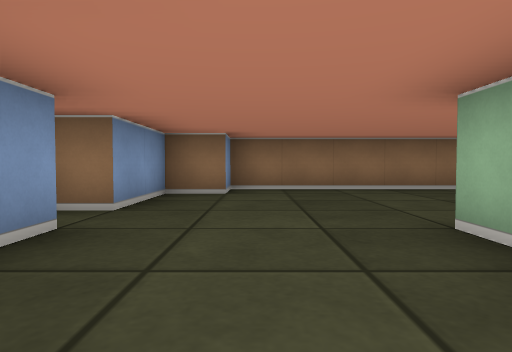
[1] (above)

19 first-person views from a walk through a cub3D maze. The camera is about half as high as the walls, tilts 2° down and sees 75° across. The floor is counted in squares. Each view is taken from the middle of a square. On the plan, view 1 faces up. The plan holds only what a view shows up to about 9 squares ahead; the rest is blank.

[2]
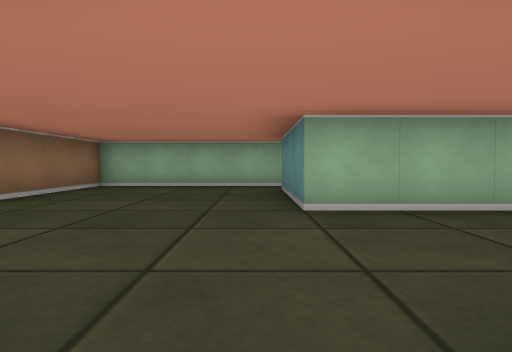

[3]
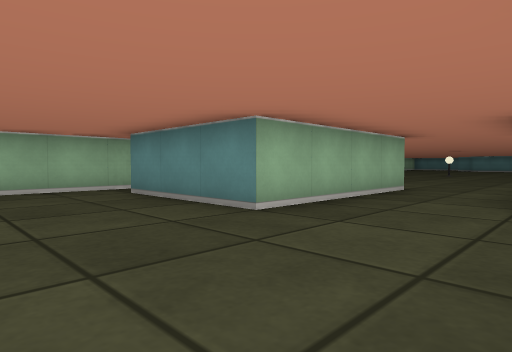

[4]
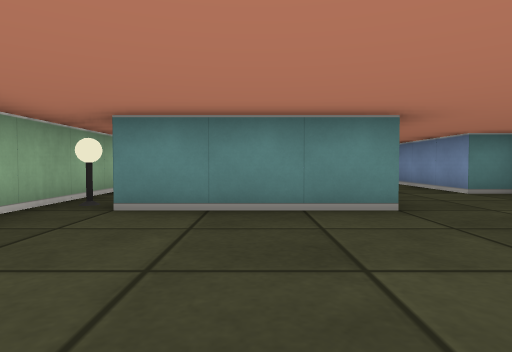

[5]
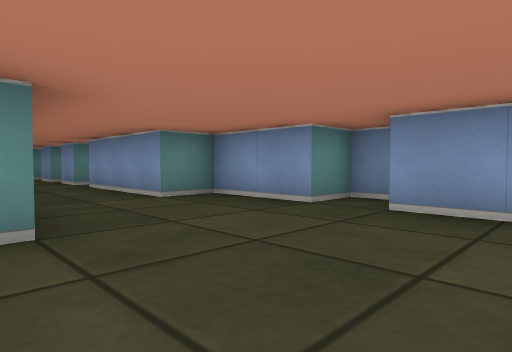

[6]
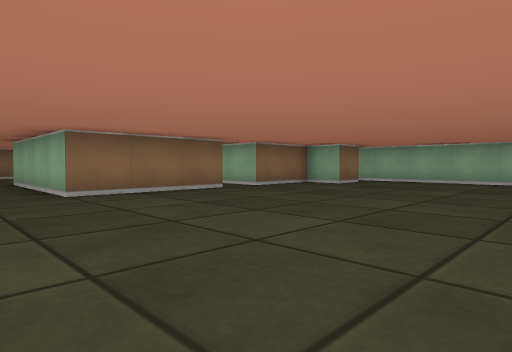

[7]
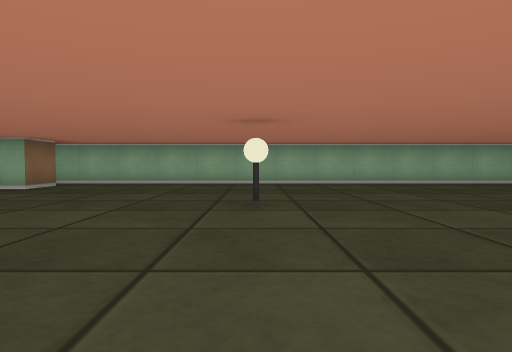

[8]
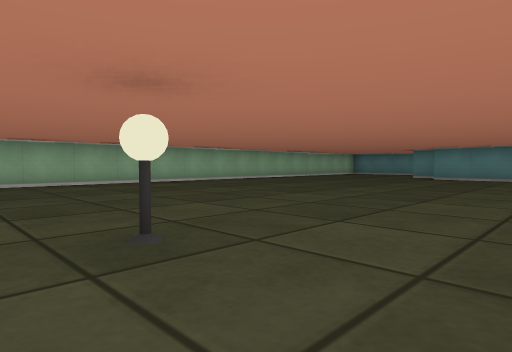

[9]
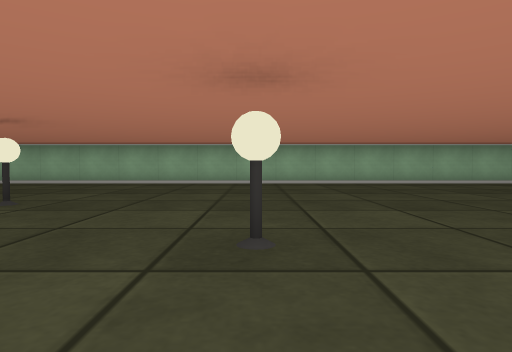

[10]
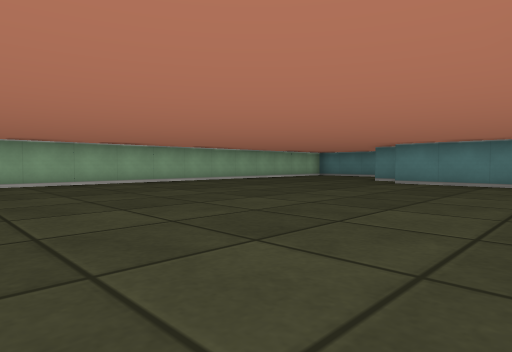

[11]
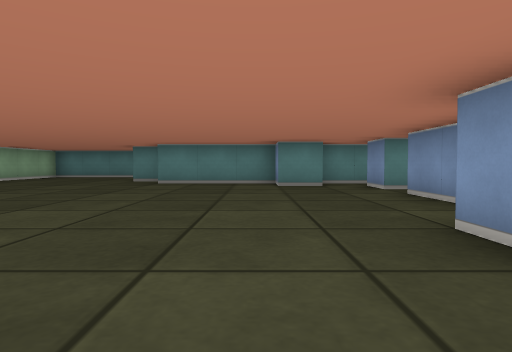

[12]
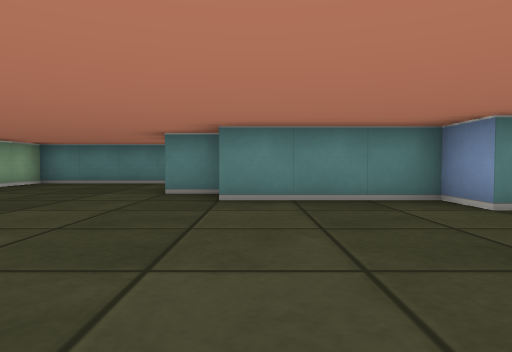

[13]
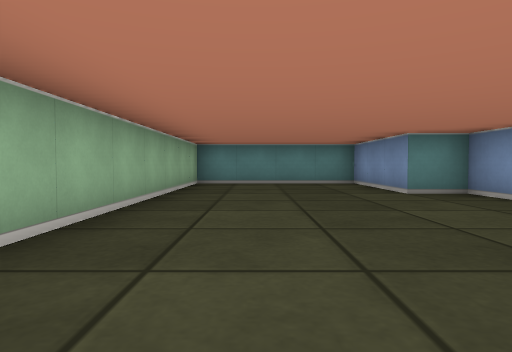

[14]
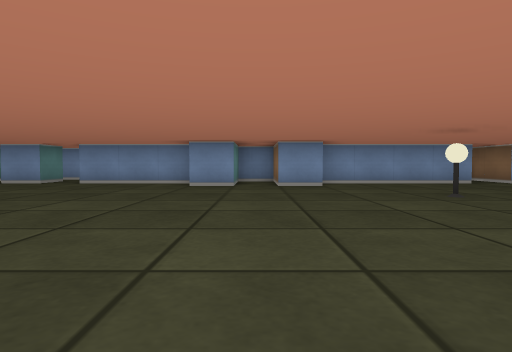

[15]
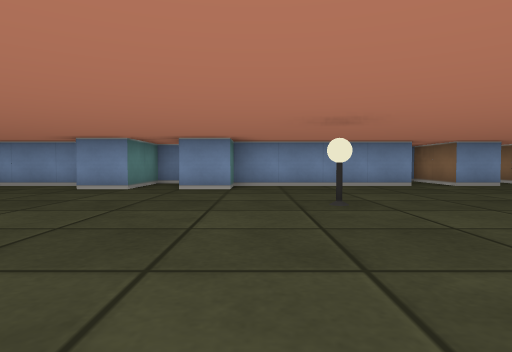

[16]
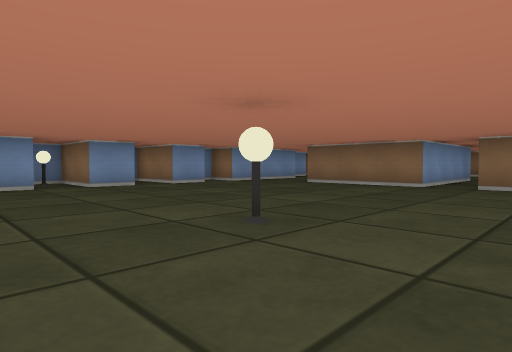

[17]
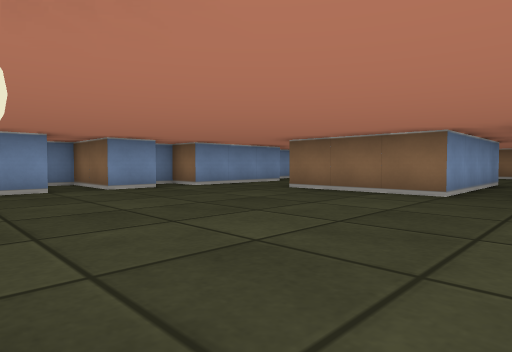

[18]
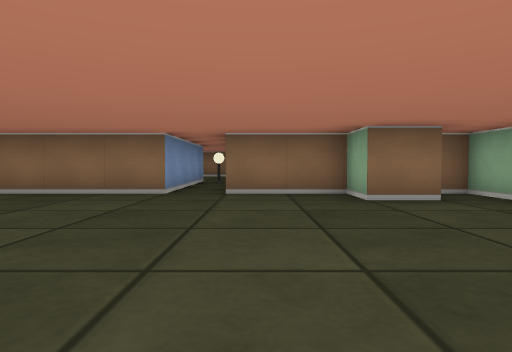

[19]
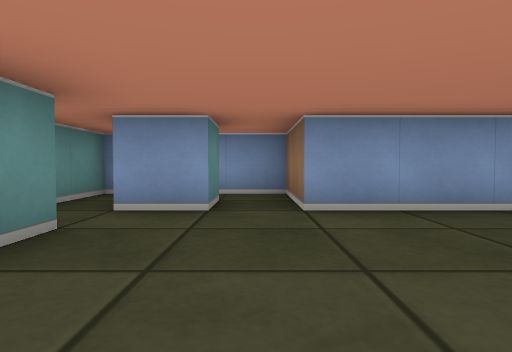

### Floor plan
Ten units are one square. View 1 is at (0, 0); x grows to the right and y downward. Boxes are objects, and circles mark ways between rooms. Rooms are numbered by the first view taken in them; rooms with no view inside come last. Other rooms are left out.
<svg viewBox="-30 -70 130 320">
<path fill="none" stroke="#000" d="M-25 -31 -25 -25 -15 -25 -15 -5 -5 -5 -5 15M15 15 15 -25 45 -25 45 15M55 15 55 -65 -5 -65 -5 -55 -15 -55 -15 -35 -21 -35M-5 146 -5 175 -25 175 -25 186M-15 129 -15 135 5 135 5 145M-5 74 -5 115 5 115 5 125 -8 125M-5 54 -5 65 -25 65 -25 71M5 195 15 195 15 205 45 205 45 215 55 215 55 245 95 245 95 15 90 15M-15 185 -5 185 -5 195M-5 34 -5 45 -25 45 -25 51M45 15 15 15M86 25 75 25 75 15 55 15M-25 205 4 205M-5 15 -5 25 -15 25 -15 30"/>
<rect x="45" y="-25" width="10" height="10" fill="#bbb"><title>lamp</title></rect>
<rect x="-25" y="65" width="10" height="10" fill="#bbb"><title>lamp</title></rect>
<rect x="25" y="95" width="10" height="10" fill="#bbb"><title>lamp</title></rect>
<rect x="45" y="65" width="10" height="10" fill="#bbb"><title>lamp</title></rect>
<circle cx="5" cy="20" r="3" fill="#2a7"/>
<circle cx="50" cy="20" r="3" fill="#2a7"/>
<text x="20" y="-30">1</text>
<text x="40" y="120">2</text>
</svg>
Room 1 opens to room 2.

Where each view was taken, in squares from view 1:
view 1: 0 up, 0 right, facing up
view 2: 3 up, 2 left, facing right
view 3: 5 up, 1 left, facing down-right
view 4: 6 up, 3 right, facing down
view 5: 5 up, 2 right, facing down-left
view 6: 7 down, 0 right, facing up-right
view 7: 7 down, 1 right, facing right
view 8: 9 down, 1 right, facing down-right
view 9: 10 down, 1 right, facing right
view 10: 12 down, 1 right, facing down-right
view 11: 12 down, 2 right, facing down
view 12: 16 down, 4 right, facing down
view 13: 16 down, 8 right, facing down
view 14: 13 down, 8 right, facing left
view 15: 11 down, 7 right, facing left
view 16: 9 down, 7 right, facing up-left
view 17: 7 down, 6 right, facing up-left
view 18: 7 down, 6 right, facing up
view 19: 18 down, 3 right, facing left
